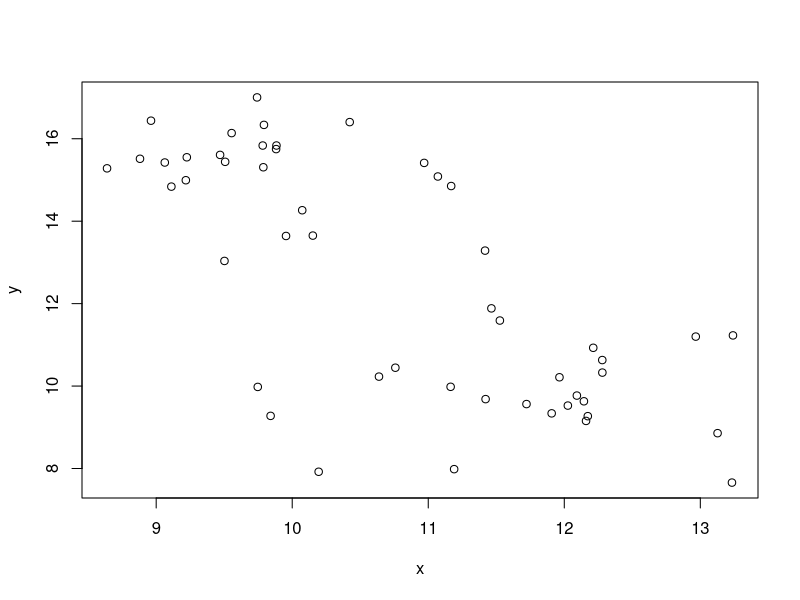
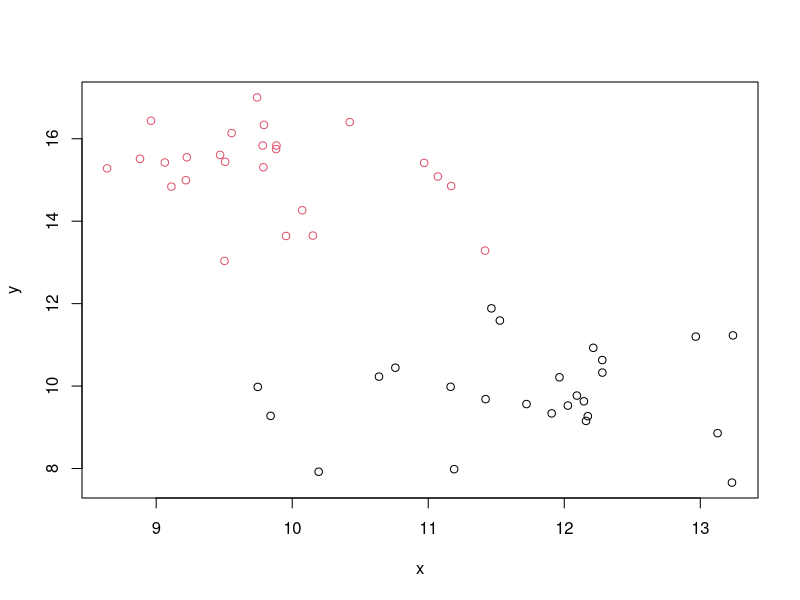
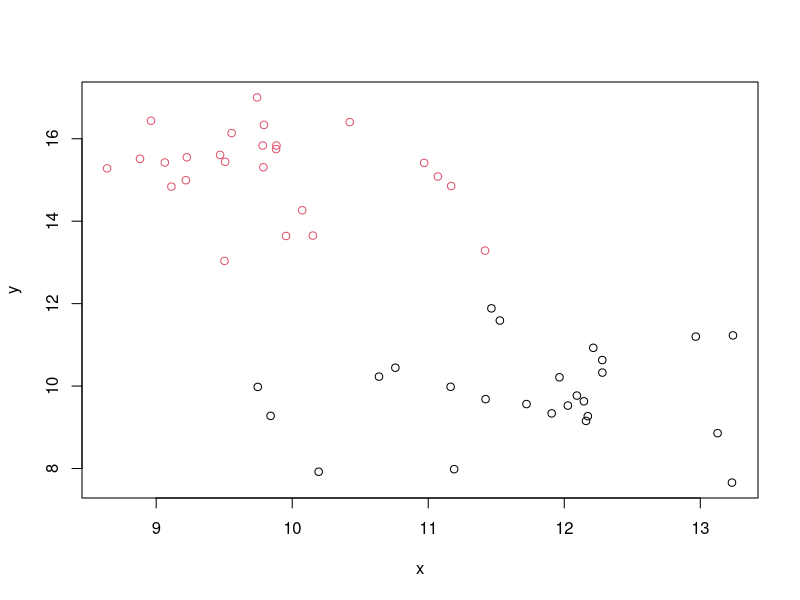
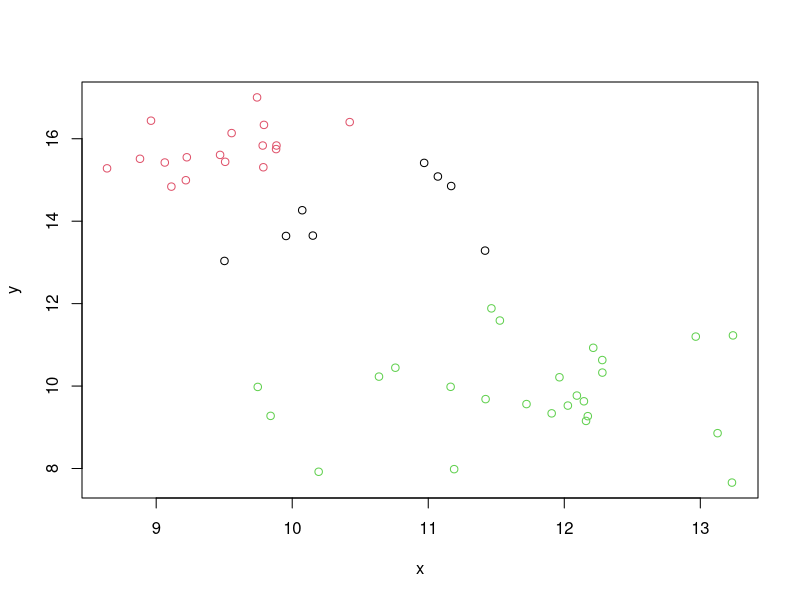
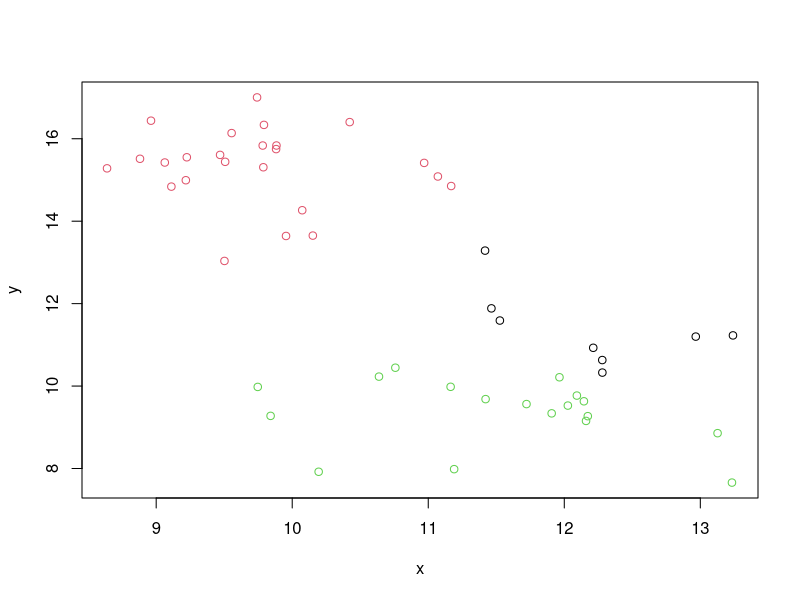

Write the R code that produced these figures, in order.
######## KMeans Clustering ######
## data must be numerical, not categorical 
set.seed(3233837) #randomly set some seed
x<-c(rnorm(25,10,1),rnorm(25,12,1)) #generate x variables
y<-c(rnorm(25,15,1),rnorm(25,10,1))  #generate y varaibles 
df<-data.frame(x,y) #put into data frame
plot(df) #notice there are two natural clusters in the way we generated x and y

?kmeans #inspect the kmeans function
km.out<-kmeans(df,2) 
km.out$cluster
plot(df,col=(km.out$cluster))

km.out<-kmeans(df,2,nstart=20) #can have multiple random starts, to avoid local minimums
plot(df,col=(km.out$cluster))

km.out<-kmeans(df,3) #in this case we want 3 clusters, let nstart=1 (default)
plot(df,col=(km.out$cluster)) #note the selected clusters
km.out<-kmeans(df,3,nstart=20) #now let nstart=20
plot(df,col=(km.out$cluster)) #note that the set of clusters that minimizes the within cluster variation changes
